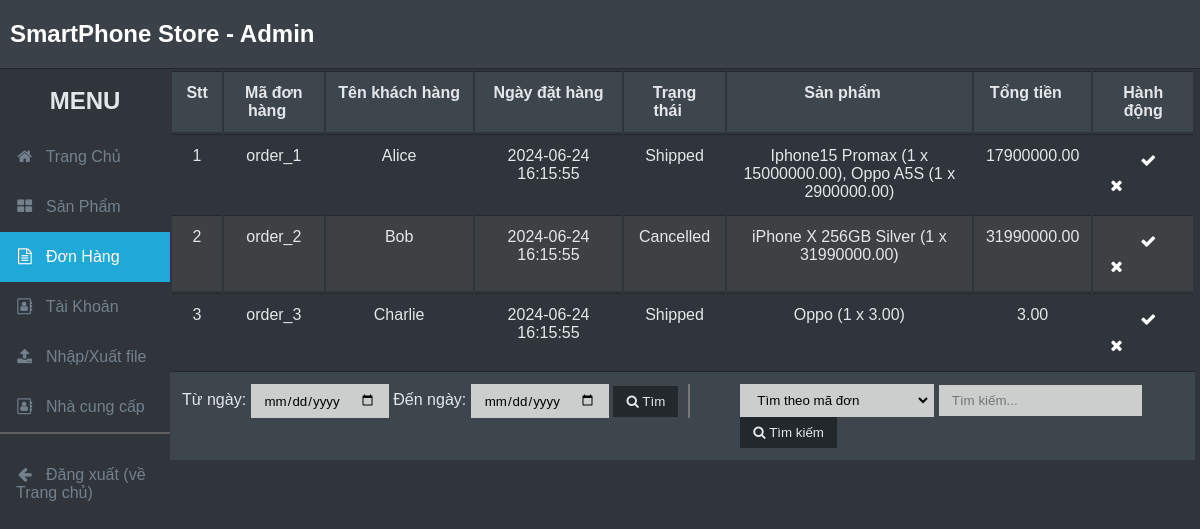
The page /list_order on the database its author committed.
### tables this page shows
CREATE TABLE `orders` (
  `order_id` varchar(50) NOT NULL,
  `customer_id` varchar(50) DEFAULT NULL,
  `order_date` datetime DEFAULT current_timestamp(),
  `status` varchar(50) DEFAULT NULL,
  `total` decimal(15,2) DEFAULT NULL
);

CREATE TABLE `customers` (
  `customer_id` varchar(50) NOT NULL,
  `name` varchar(100) NOT NULL,
  `email` varchar(100) NOT NULL,
  `phone` varchar(20) DEFAULT NULL,
  `address` varchar(255) DEFAULT NULL,
  `username` varchar(255) NOT NULL,
  `password` varchar(255) NOT NULL,
  `is_active` bit(1) NOT NULL
);

### MVC/Core/controller.php (called while the page is built, shortened)
<?php
    class controller{
        public function model($model){
            return new $model;
        }
        public function view($view, $data=[]){
            include_once './MVC/Views/'.$view.'.php';
        }
    }
?>

### MVC/Controllers/list_order.php (called while the page is built, shortened)
<?php
class list_order extends controller {
    private $lst_order;
    public function __construct() {
        $this->lst_order = $this->model('order_m');
    }
    public function Get_data() {
        $orders = $this->lst_order->order_find('', '', '', '', '');
        $this->view('Masterlayout', [
            'page' => 'list_order_v',
            'dulieu' => $orders
        ]);
    }
}
?>

### MVC/Core/app.php (called while the page is built, shortened)
<?php
    class app{
        protected $action='Get_data';
        function __construct()
        {
            $arr=$this->processURL();
            if($arr != null){
                if(file_exists('./MVC/Controllers/'.$arr[0].'.php')){
                    unset($arr[0]);
                }
            }
            $this->controller = new $this->controller;
            $this->param=$arr?array_values($arr):[];
            call_user_func_array([$this->controller, $this->action], $this->param);
        }
        function processURL(){
            if(isset($_GET['url'])){
            return explode('/',filter_var(trim($_GET['url']),FILTER_DEFAULT));
            }
        }
    }
?>

### index.php (called while the page is built, shortened)
<?php
    $myapp=new app();
?>

### MVC/Core/connectDB.php (called while the page is built, shortened)
<?php
    class connectDB{
        protected $server='localhost';
        protected $username= 'root';
        protected $passwords= '';
        protected $db ='quanlydt';
        function __construct(){
            $this->con = mysqli_connect($this->server, $this->username, $this->passwords,$this->db);
        }
    }
?>

### MVC/Models/order_m.php (called while the page is built, shortened)
<?php
class order_m extends connectDB {
    function order_find($fromDate, $toDate, $order_id, $customer_name, $status) {
        $sql = "SELECT o.order_id, c.name as customer_name, o.order_date, o.status,
                       GROUP_CONCAT(CONCAT(p.name, ' (', od.quantity, ' x ', od.price, ')') SEPARATOR ', ') as products,
                       SUM(od.quantity * od.price) as total
                FROM orders o
                JOIN customers c ON o.customer_id = c.customer_id
                LEFT JOIN orderdetails od ON o.order_id = od.order_id
                LEFT JOIN products p ON od.product_id = p.product_id
                WHERE (o.order_id LIKE CONCAT('%', ?, '%') OR ? = '')
                AND (c.name LIKE CONCAT('%', ?, '%') OR ? = '')
                AND (o.order_date >= CONVERT(?, DATETIME) OR ? = '')
                AND (o.order_date <= CONVERT(?, DATETIME) OR ? = '')
                AND (o.status LIKE CONCAT('%', ?, '%') OR ? = '')
                GROUP BY o.order_id";
        $stmt = mysqli_prepare($this->con, $sql);
        mysqli_stmt_bind_param($stmt, "ssssssssss",
            $order_id, $order_id,
            $customer_name, $customer_name,
            $fromDate, $fromDate,
            $toDate, $toDate,
            $status, $status
        );
        mysqli_stmt_execute($stmt);
        $result = mysqli_stmt_get_result($stmt);
        $orders = mysqli_fetch_all($result, MYSQLI_ASSOC);
        return $orders;
    }
}
?>

### MVC/Views/Pages/list_order_v.php (the view, shortened to what this page needs)
<!DOCTYPE html>
<html lang="en">
<head>
    <link rel="stylesheet" href="http://localhost/Admin/Public/Css/admin/style.css">
    <link rel="stylesheet" href="http://localhost/Admin/Public/Css/admin/progress.css">
</head>
<body>
    <form id="orderSearchForm" action="http://localhost/Admin/list_order/find" method="POST">
        <div class="donhang">
            <table class="table-header">
                <thead>
                    <tr>
                        <th title="Sắp xếp" style="width: 5%">Stt <i class="fa fa-sort"></i></th>
                        <th title="Sắp xếp" style="width: 10%">Mã đơn hàng <i class="fa fa-sort"></i></th>
                        <th title="Sắp xếp" style="width: 15%">Tên khách hàng <i class="fa fa-sort"></i></th>
                        <th title="Sắp xếp" style="width: 15%">Ngày đặt hàng <i class="fa fa-sort"></i></th>
                        <th title="Sắp xếp" style="width: 10%">Trạng thái <i class="fa fa-sort"></i></th>
                        <th title="Sắp xếp" style="width: 25%">Sản phẩm <i class="fa fa-sort"></i></th>
                        <th title="Sắp xếp" style="width: 10%">Tổng tiền <i class="fa fa-sort"></i></th>
                        <th style="width: 10%">Hành động</th>
                    </tr>
                </thead>
                <tbody class="table-content">
                    <?php
                    if (isset($data['dulieu']) && !empty($data['dulieu'])) {
                        $i = 0;
                        foreach ($data['dulieu'] as $row) {
                    ?>
                    <tr>
                        <td><?php echo ++$i ?></td>
                        <td><?php echo $row['order_id'] ?></td>
                        <td><?php echo $row['customer_name'] ?></td>
                        <td><?php echo $row['order_date'] ?></td>
                        <td><?php echo $row['status'] ?></td>
                        <td><?php echo $row['products'] ?></td>
                        <td><?php echo $row['total'] ?></td>
                        <td>
                            <a href="http://localhost/Admin/list_order/change_status/<?php echo $row['order_id'] ?>"
                                style=" text-decoration:none;color:white;float:left;padding-left:30px;padding-right:0px;"><i
                                    class="fa fa-check"></i></a>
                            <a href="http://localhost/Admin/list_order/cancel_order/<?php echo $row['order_id'] ?>"
                                style=" text-decoration:none;color:white;float:left;padding-left:0px;padding-right:0px;"
                                class="x"><i class="fa fa-times"></i></a>
                        </td>
                    </tr>
                    <?php
                        }
                    }
                    ?>
                </tbody>
            </table>
        </div>
        <div class="table-footer">
            <div class="timTheoNgay">
                Từ ngày: <input type="date" id="fromDate" name="fromDate"
                    value="<?php echo isset($_POST['fromDate']) ? $_POST['fromDate'] : '' ?>">
                Đến ngày: <input type="date" id="toDate" name="toDate"
                    value="<?php echo isset($_POST['toDate']) ? $_POST['toDate'] : '' ?>">
                <button type="button" onclick="locDonHangTheoKhoangNgay()"><i class="fa fa-search"></i> Tìm</button>
            </div>
            <select name="kieuTimDonHang">
                <option value="order_id"
                    <?php echo isset($_POST['kieuTimDonHang']) && $_POST['kieuTimDonHang'] == 'order_id' ? 'selected' : '' ?>>
                    Tìm theo mã đơn</option>
            </select>
            <input type="text" placeholder="Tìm kiếm..." name="txtSearch"
                value="<?php echo isset($_POST['txtSearch']) ? $_POST['txtSearch'] : '' ?>">
            <button type="submit"><i class="fa fa-search"></i> Tìm kiếm</button>
        </div>
    </form>
</body>
</html>

### Public/css/admin/style.css (style rules this page uses)
* { margin: 0; padding: 0; outline: none; font-family: Arial, Helvetica, sans-serif; }
body, html { min-width: 1024px; background-color: #2f353a; }
a { text-decoration: none; color: #222; }
.table-header { width: 100%; }
.table-header th { color: #e4e7ea; background-color: #3e464d; border-color: #23282c; }
.table-header th { cursor: pointer; }
.table-header th, .table-content td { padding: .75rem; text-align: center; vertical-align: top; border-top: 1px solid #23282c; }
.table-content { min-height: 200px; max-height: 550px; overflow: auto; margin: 0 auto; width: 100%; }
.table-content tr:nth-of-type(even) { background-color: #3e4144; }
.table-content td { position: relative; color: #e4e7ea; }
.table-content td a { display: block; color: #e4e7ea; }
.table-content td i { padding: .3em; cursor: pointer; }
.table-footer { background-color: #3e464d; padding: .75rem; vertical-align: top; border-top: 1px solid #23282c; }
.table-footer input, .table-footer button, .table-footer select { padding: 5px 10px; border: 3px solid transparent; background-color: #cccece; }
.table-footer button { cursor: pointer; background-color: #23282c; color: #e4e7ea; transition-duration: .2s; }
.timTheoNgay { float: left; margin-right: 50px; padding-right: 10px; color: #e4e7ea; border-right: 2px solid #777; }

### rows shown on the page
orders: order_id "order_1", customer.name "Alice", order_date "2024-06-24 16:15:55", status "Shipped", products "Iphone15 Promax (1 x 15000000.00), Oppo A5S (1 x 2900000.00)", total "17900000.00"
orders: order_id "order_2", customer.name "Bob", order_date "2024-06-24 16:15:55", status "Cancelled", products "iPhone X 256GB Silver (1 x 31990000.00)", total "31990000.00"
orders: order_id "order_3", customer.name "Charlie", order_date "2024-06-24 16:15:55", status "Shipped", products "Oppo (1 x 3.00)", total "3.00"
